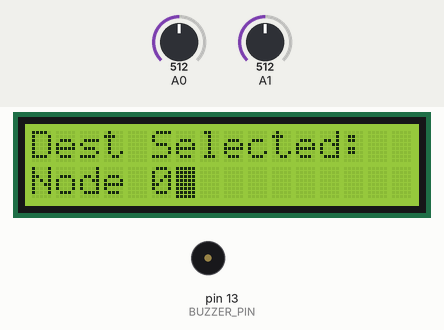
Bench run of a sketch on a simulated Arduino Uno, built with avr-gcc and run on an emulated ATmega328P. Parts: 16×2 character LCD, buzzer (waves = sounding). Inputs (shaded band) come from the test bench; at power-on: A1 = 512, A0 = 512. What the sketch prints to the serial monitor is not drawn.

Above: at 1.2 s.
1.3 s: A1 set to 716
At 6.8 s:
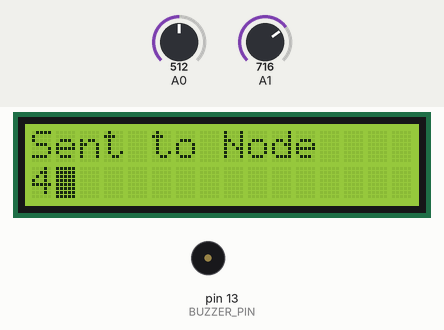
7.6 s: A0 set to 489
At 8.2 s:
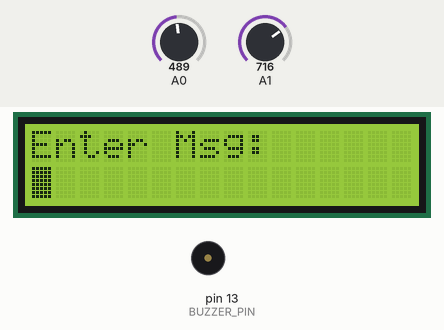
10.2 s: A0 set to 511
At 10.7 s:
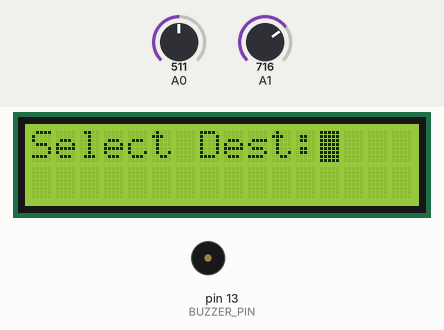
At 12.4 s:
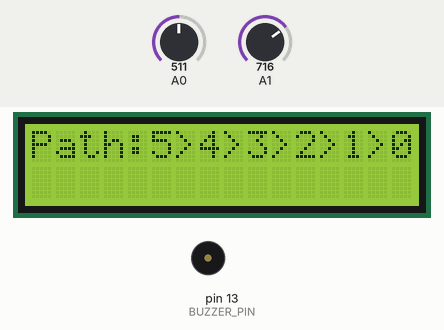
19.9 s: A1 set to 810
33.0 s: A1 set to 790
42.1 s: A1 set to 900
Timing chart, 0 to 48.4 s (numbered marks = the images above; inputs shaded):
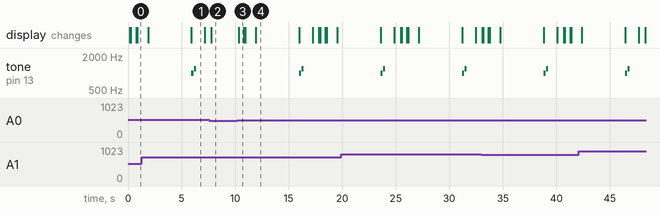

The sketch:

lab4.ino
```cpp
#include <LiquidCrystal.h>
#include <SoftwareSerial.h>
#include "grid_graph.h"

#define INF 9999
#define BUZZER_PIN 13
#define MAX_MSG_LEN 10

// LCD Keypad Shield Pins
LiquidCrystal lcd(8, 9, 4, 5, 6, 7);

// HC-12 Wireless Communication
SoftwareSerial hc12(10, 11);

#define BTN_RIGHT  0    // ADC value for Right button
#define BTN_UP     99   // ADC value for Up button
#define BTN_DOWN   255  // ADC value for Down button
#define BTN_LEFT   410  // ADC value for Left button
#define BTN_SELECT 640  // ADC value for Select button
#define BTN_NONE   1023 // No button pressed

// Each node in your network needs to have a unique id.  Change NODE_ID
// to be a value between 0 and NUM_NODES-1
const int NODE_ID = 5;

int destinationNode = 0;
char message[MAX_MSG_LEN + 1];
int cursorPos = 0;
char selectedChar = 'A';

void setup() {
    Serial.begin(9600);
    hc12.begin(9600);
    lcd.begin(16, 2);
    pinMode(BUZZER_PIN, OUTPUT);

    memset(message, ' ', MAX_MSG_LEN);
    message[MAX_MSG_LEN] = '\0';

    lcd.print("Enter Msg:");
}

void loop() {
    receiveMessage();  // Always check for incoming messages
    inputMessage();    // Allows for user input message

    if (readButton() == BTN_SELECT) {
        lcd.clear();
        lcd.print("Select Dest:");
        delay(500);
        selectDestination();
        int prev[NUM_NODES];
        findShortestPath(NODE_ID, destinationNode, prev);
        int nextNode = getNextNodeInPath(destinationNode);
        if (nextNode != -1) {
            sendMessage(NODE_ID, nextNode, destinationNode, String(message));
            delay(500);
            lcd.clear();
            lcd.setCursor(0,0);
            lcd.print("Enter Msg:");
        }
    }
}

void receiveMessage() {
    if (hc12.available()) {
        String msg = hc12.readStringUntil('\n');
        Serial.println("Received: " + msg);

        if (msg.startsWith("MSG,")) {
            Serial.println("Reading message...");

            int firstComma = msg.indexOf(',', 4);
            int secondComma = msg.indexOf(',', firstComma + 1);
            int thirdComma = msg.indexOf(',', secondComma + 1);
            int messageStart = thirdComma + 1;

            int sender = msg.substring(4, firstComma).toInt();
            int nextNode = msg.substring(firstComma + 1, secondComma).toInt();
            int destination = msg.substring(secondComma + 1, thirdComma).toInt();
            String receivedText = msg.substring(messageStart);

            Serial.println("Sender: "+ String(sender));
            Serial.println("Next Node: " + String(nextNode));
            Serial.println("Destination: " + String(destination));

            // if the message isn't relayed through us, ignore
            if (nextNode != NODE_ID) return;

            if (destination == NODE_ID) {
                lcd.clear();
                lcd.print("Msg from ");
                lcd.print(sender);
                lcd.setCursor(0, 1);
                lcd.print(receivedText);
                playReceiveTone();
                delay(3000);
                lcd.clear();
                lcd.print("Enter Msg:");
            } else {
                int newNextNode = getNextNodeInPath(destination);
                if (newNextNode != -1) {
                    playForwardTone();
                    sendMessage(NODE_ID, newNextNode, destination, receivedText);
                    Serial.println("Message passed to next node in chain.");
                }
            }
        }
    }
}

// Function to get the next node in the shortest path
int getNextNodeInPath(int target) {
    int prev[NUM_NODES];  // Stores previous nodes in the shortest path

    // Call findShortestPath() to populate prev[] array
    findShortestPath(NODE_ID, target, prev);

    // Reconstruct the path to determine the next hop by backtracking through
    // the prev array
    int node = target;
    while (prev[node] != -1 && prev[node] != NODE_ID) {
        node = prev[node];
    }

    return (prev[node] == NODE_ID) ? node : -1;  // Return next node in path
}

// Function to enter a message using the potentiometer
void inputMessage() {
    receiveMessage();
    selectedChar = getLetterFromPot();
    int button = readButton();

    if (button == BTN_LEFT) {
        moveCursor(-1);
    } else if (button == BTN_RIGHT) {
        moveCursor(1);
    } else {
        message[cursorPos] = selectedChar;
    }

    lcd.setCursor(0, 1);
    lcd.print(message);
    lcd.setCursor(cursorPos, 1);
    lcd.blink();
}

// Function to move cursor left or right
void moveCursor(int direction) {
    int newCursorPos = cursorPos + direction;
    if (newCursorPos >= 0 && newCursorPos < MAX_MSG_LEN) {
        cursorPos = newCursorPos;
    }

    lcd.setCursor(0, 1);
    lcd.print(message);
    lcd.setCursor(cursorPos, 1);
}

// Get the selected letter from the potentiometer
char getLetterFromPot() {
    int potValue = analogRead(A1);
    int index = map(potValue, 0, 1023, 0, 27); // 26 letters + Space
    return (index < 26) ? ('A' + index) : ' '; // Map 0-25 to A-Z, 26 to space
}

// Function to use up/left/down/right buttons on LCD keypad shield to select
// destination node
void selectDestination() {
    while (true) {
        receiveMessage();  // Always listen for incoming messages

        lcd.setCursor(0, 1);
        lcd.print("Node ");
        lcd.print(destinationNode);
        lcd.print("    ");

        int button = readButton();

        if (button == BTN_RIGHT || button == BTN_UP) {
            destinationNode = (destinationNode + 1) % NUM_NODES;  // Increment node, wrap around
            delay(200); // Debounce delay
        } else if (button == BTN_LEFT || button == BTN_DOWN) {
            destinationNode = (destinationNode - 1 + NUM_NODES) % NUM_NODES;  // Decrement node, wrap around
            delay(200); // Debounce delay
        } else if (button == BTN_SELECT) {
            lcd.clear();
            lcd.print("Dest Selected:");
            lcd.setCursor(0, 1);
            lcd.print("Node ");
            lcd.print(destinationNode);
            delay(1000);
            return;
        }
    }
}

int readButton() {
    int adc = analogRead(A0);
    delay(100);  // Debounce delay

    if (adc < 50) return BTN_RIGHT;  // Right button pressed
    if (adc < 150) return BTN_UP;     // Up button pressed
    if (adc < 300) return BTN_DOWN;   // Down button pressed
    if (adc < 500) return BTN_LEFT;   // Left button pressed
    if (adc < 800) return BTN_SELECT; // Select button pressed

    return BTN_NONE;  // No button pressed
}

void sendMessage(int source, int nextNode, int destination, String msg) {
    String messagePacket = "MSG," + String(source) + "," + String(nextNode) + "," + String(destination) + "," + msg;
    hc12.println(messagePacket);
    lcd.clear();
    lcd.print("Sent to Node ");
    lcd.setCursor(0, 1);
    lcd.print(nextNode);
    Serial.println("Sent: " + messagePacket);
    playSendTone();
    delay(1000);
    lcd.clear();
    lcd.setCursor(0,0);
    lcd.print("Enter Msg:");
}

void playSendTone() {
    tone(BUZZER_PIN, 1000, 200);
    delay(250);
    tone(BUZZER_PIN, 1200, 200);
}

void playForwardTone() {
    tone(BUZZER_PIN, 800, 100);
    delay(150);
    tone(BUZZER_PIN, 1000, 100);
    delay(150);
}

void playReceiveTone() {
    int melody[] = { 262, 330, 392, 523 };
    for (int i = 0; i < 4; i++) {
        tone(BUZZER_PIN, melody[i], 200);
        delay(250);
    }
}

void findShortestPath(int start, int target, int prev[]) {
    int dist[NUM_NODES];
    bool visited[NUM_NODES] = {false};

    // Initialize distances and previous nodes
    for (int i = 0; i < NUM_NODES; i++) {
        dist[i] = INF;
        prev[i] = -1;
    }
    dist[start] = 0;

    // Compute shortest paths using Dijkstra’s Algorithm
    // ------------------------YOUR CODE GOES HERE-----------------------------
    for (int i = 0; i < NUM_NODES; i++) {
        int u = -1;
        int minDistance = INF;
        for (int j = 0; j < NUM_NODES; j++) {
            if (!visited[j] && dist[j] < minDistance) {
                minDistance = dist[j];
                u = j;
            }
        }
        if (u == -1) {
            break;
        }
        visited[u] = true;
        if (u == target) {
            break;
        }
        Edge neighbours[MAX_NEIGHBOURS];
        uint8_t count = graphGetNeighbours((uint8_t)u, neighbours);
        for (uint8_t i = 0; i < count; i++) {
            int v = neighbours[i].to;
            int weight = neighbours[i].weight;

            if (!visited[v]) {
                int newDist = dist[u] + weight;

                if (newDist < dist[v]) {
                    dist[v] = newDist;
                    prev[v] = u;
                }
            }
        }
    }

    // ------------------------------------------------------------------------

    // Constructs the path from the prev array
    int path[NUM_NODES];
    int count = 0, node = target;
    while (node != -1) {
        path[count++] = node;
        node = prev[node];
    }

    // Prints the path to screen
    lcd.clear();
    lcd.print("Path:");
    for (int i = count - 1; i >= 0; i--) {
        lcd.print(path[i]);
        if (i > 0) lcd.print(">");
    }
    delay(2000);
}
```

grid_graph.cpp
```cpp
#include "grid_graph.h"

/*
 * Horizontal edge weights.
 * hWeight[r][c] is the weight between:
 *   node(r, c) and node(r, c+1)
 *
 * There are GRID_ROWS rows and GRID_COLS - 1 horizontal edges per row.
 */
static const uint8_t hWeight[GRID_ROWS][GRID_COLS - 1] = {
    {4, 6, 3, 8, 2},
    {3, 4, 7, 6, 3},
    {4, 6, 2, 4, 6},
    {4, 5, 3, 6, 5},
    {4, 5, 4, 3, 5},
    {5, 4, 6, 5, 3}
};

/*
 * Vertical edge weights.
 * vWeight[r][c] is the weight between:
 *   node(r, c) and node(r+1, c)
 *
 * There are GRID_ROWS - 1 rows of vertical edges and GRID_COLS columns.
 */
static const uint8_t vWeight[GRID_ROWS - 1][GRID_COLS] = {
    {7, 5, 4, 5, 7, 6},
    {5, 6, 5, 4, 7, 5},
    {7, 5, 6, 3, 4, 5},
    {6, 7, 4, 7, 6, 3},
    {7, 6, 6, 4, 6, 4}
};

static uint8_t nodeIndex(uint8_t row, uint8_t col) {
    return (uint8_t)(row * GRID_COLS + col);
}

uint8_t graphNodeCount(void) {
    return NUM_NODES;
}

bool graphIsValidNode(uint8_t node) {
    return node < NUM_NODES;
}

uint8_t graphRow(uint8_t node) {
    return (uint8_t)(node / GRID_COLS);
}

uint8_t graphCol(uint8_t node) {
    return (uint8_t)(node % GRID_COLS);
}

uint8_t graphGetWeight(uint8_t from, uint8_t to) {
    if (!graphIsValidNode(from) || !graphIsValidNode(to)) {
        return NO_EDGE;
    }

    uint8_t r1 = graphRow(from);
    uint8_t c1 = graphCol(from);
    uint8_t r2 = graphRow(to);
    uint8_t c2 = graphCol(to);

    // Same row -> horizontal neighbour?
    if (r1 == r2) {
        if ((uint8_t)(c1 + 1) == c2) {
            return hWeight[r1][c1];
        }
        if ((uint8_t)(c2 + 1) == c1) {
            return hWeight[r1][c2];
        }
    }

    // Same column -> vertical neighbour?
    if (c1 == c2) {
        if ((uint8_t)(r1 + 1) == r2) {
            return vWeight[r1][c1];
        }
        if ((uint8_t)(r2 + 1) == r1) {
            return vWeight[r2][c1];
        }
    }

    return NO_EDGE;
}

uint8_t graphGetNeighbours(uint8_t node, Edge neighbours[MAX_NEIGHBOURS]) {
    if (!graphIsValidNode(node) || neighbours == NULL) {
        return 0;
    }

    uint8_t count = 0;
    uint8_t row = graphRow(node);
    uint8_t col = graphCol(node);

    // Up
    if (row > 0 && count < MAX_NEIGHBOURS) {
        uint8_t other = nodeIndex((uint8_t)(row - 1), col);
        neighbours[count].to = other;
        neighbours[count].weight = graphGetWeight(node, other);
        count++;
    }

    // Down
    if ((uint8_t)(row + 1) < GRID_ROWS && count < MAX_NEIGHBOURS) {
        uint8_t other = nodeIndex((uint8_t)(row + 1), col);
        neighbours[count].to = other;
        neighbours[count].weight = graphGetWeight(node, other);
        count++;
    }

    // Left
    if (col > 0 && count < MAX_NEIGHBOURS) {
        uint8_t other = nodeIndex(row, (uint8_t)(col - 1));
        neighbours[count].to = other;
        neighbours[count].weight = graphGetWeight(node, other);
        count++;
    }

    // Right
    if ((uint8_t)(col + 1) < GRID_COLS && count < MAX_NEIGHBOURS) {
        uint8_t other = nodeIndex(row, (uint8_t)(col + 1));
        neighbours[count].to = other;
        neighbours[count].weight = graphGetWeight(node, other);
        count++;
    }

    return count;
}

void graphPrintNeighbours(Stream &out, uint8_t node) {
    Edge neighbours[MAX_NEIGHBOURS];
    uint8_t count = graphGetNeighbours(node, neighbours);

    out.print("Node ");
    out.print(node);
    out.print(" neighbours: ");

    for (uint8_t i = 0; i < count; i++) {
        out.print("[");
        out.print(neighbours[i].to);
        out.print(", w=");
        out.print(neighbours[i].weight);
        out.print("]");
        if (i + 1 < count) {
            out.print(" ");
        }
    }
    out.println();
}
```

grid_graph.h
```cpp
#ifndef GRID_GRAPH_H
#define GRID_GRAPH_H

#include <Arduino.h>

#define GRID_ROWS 6
#define GRID_COLS 6
#define NUM_NODES (GRID_ROWS * GRID_COLS)
#define MAX_NEIGHBOURS 4
#define NO_NODE 255
#define NO_EDGE 255

typedef struct {
    uint8_t to;
    uint8_t weight;
} Edge;

uint8_t graphNodeCount(void);
bool graphIsValidNode(uint8_t node);
uint8_t graphRow(uint8_t node);
uint8_t graphCol(uint8_t node);

/**
 * Returns the weight of the edge from -> to.
 * Returns NO_EDGE if the two nodes are not directly adjacent.
 */
uint8_t graphGetWeight(uint8_t from, uint8_t to);

/**
 * Fills neighbours[] with up to MAX_NEIGHBOURS valid outgoing edges.
 * Returns the number of neighbours written.
 */
uint8_t graphGetNeighbours(uint8_t node, Edge neighbours[MAX_NEIGHBOURS]);

/**
 * Optional helper for debugging.
 */
void graphPrintNeighbours(Stream &out, uint8_t node);

#endif
```

Measured:
- the behaviour switches between 500 and 499 on A0 (found by bisection; images 1 and 2)
- after the input at 7.6 s, the display: changes after 0.18 s (image 2)
- after the input at 10.2 s, tone on pin 13 (BUZZER_PIN): silent → 1000 Hz after 5.8 s, → silent 0.20 s later, → 1200 Hz 0.05 s later, → silent 0.20 s later; the display: changes after 0.13 s (image 3)
- what the display in image 1 shows lasts 1.3 s, from 5.9 s to 7.2 s
- what the display in image 3 shows lasts 0.5 s, from 10.3 s to 10.8 s
- what the display in image 4 shows lasts 4.1 s, from 11.9 s to 16.0 s
